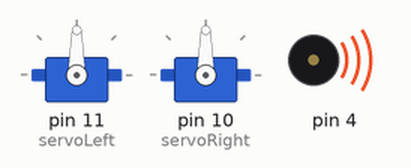
This sketch was run on a simulated Arduino Uno, built with avr-gcc and run on an emulated ATmega328P. Parts: 2 × servo, buzzer (waves = sounding).

Above: at 0.1 s.
At 1.1 s:
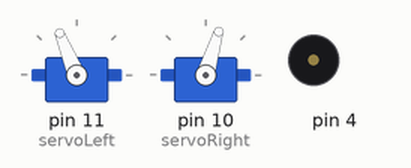
At 3.1 s:
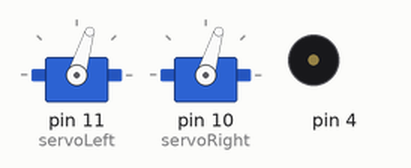
At 3.7 s:
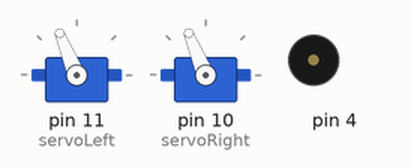
At 4.3 s:
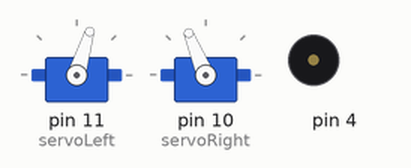
Timing chart, 0 to 5.8 s (numbered marks = the images above):
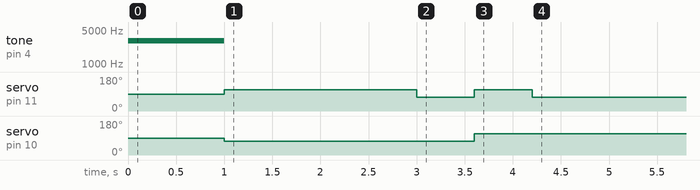

The sketch:

movement_test.ino
```cpp
//MOVEMENT TEST
//objective: move forward
//           move left
//           move right
//           move backward

#include <Servo.h>
Servo servoLeft;
Servo servoRight;

void setup() {
servoLeft.attach(11);
servoRight.attach(10);

tone(4, 3000, 1000);  //play tone for 1s
delay(1000);          //delay for end tone sound
forward(2000);        //forward 2s
turnLeft(600);        //left 0.6s
turnRight(600);       //right 0.6s
backward(2000);       //back 2s
disableServos();       //stay still indefinitely
}

void loop() {
}

//forward function
void forward(int time) {
servoLeft.writeMicroseconds(1700);  //left wheel counterclockwise
servoRight.writeMicroseconds(1300); //right wheel clockwise
delay(time);
}

//left turn function
void turnLeft(int time) {
servoLeft.writeMicroseconds(1300);  //left wheel clockwise
servoRight.writeMicroseconds(1300); //right wheel counterclockwise
delay(time);
}

//right turn function
void turnRight(int time) {
servoLeft.writeMicroseconds(1700);  //left wheel counterclockwise
servoRight.writeMicroseconds(1700); //right wheel counterclockwise
delay(time);
}

//backward function
void backward(int time) {
servoLeft.writeMicroseconds(1300);
servoRight.writeMicroseconds(1700);
delay(time);
}

//halt servo signals
void disableServos() {
servoLeft.detach();
servoRight.detach();
}
```
